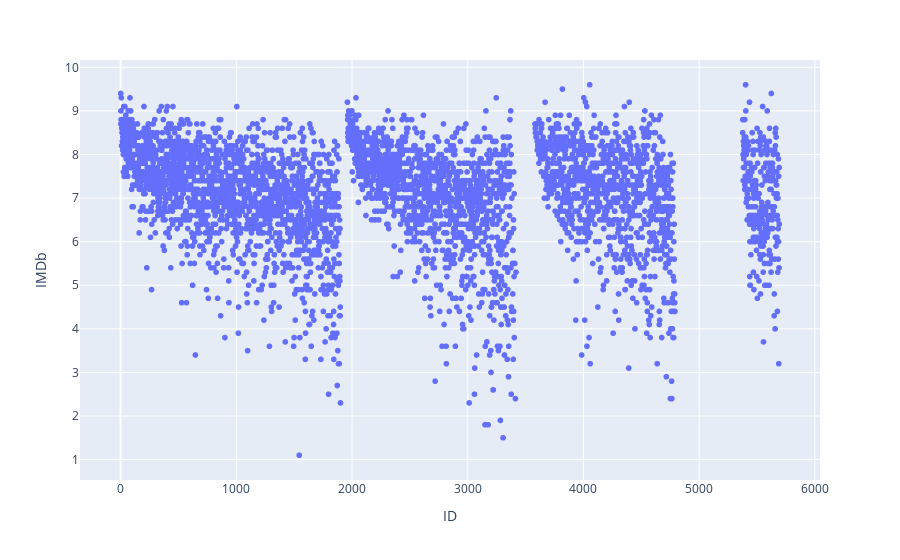

Notebook cell for this chart:
### Code cell
px.scatter(data_frame=df1, y='IMDb')

### Figure 1 — Plotly figure (JSON) as saved in the notebook; plotly's stock layout.template omitted (floating-point values rounded to 4 significant figures; data arrays with more than 128 entries replaced by an {"elided": "..."} marker saying what was removed)
{"data": [{"hovertemplate": "ID=%{x}<br>IMDb=%{y}<extra></extra>", "legendgroup": "", "marker": {"color": "#636efa", "symbol": "circle"}, "mode": "markers", "name": "", "showlegend": false, "type": "scattergl", "x": {"elided": "4406 int values"}, "xaxis": "x", "y": {"elided": "4406 float values"}, "yaxis": "y"}], "layout": {"legend": {"tracegroupgap": 0}, "margin": {"t": 60}, "xaxis": {"anchor": "y", "domain": [0, 1], "title": {"text": "ID"}}, "yaxis": {"anchor": "x", "domain": [0, 1], "title": {"text": "IMDb"}}}}
